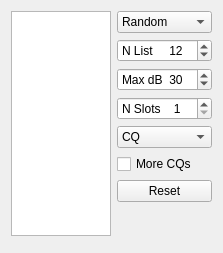
                  <widget class="QWidget" name="tab_3">
                   <attribute name="title">
                    <string>2</string>
                   </attribute>
                   <layout class="QGridLayout" name="gridLayout_11" columnstretch="1,0">
                    <item row="0" column="1" rowspan="2">
                     <layout class="QGridLayout" name="gridLayout_10">
                      <item row="7" column="0">
                       <spacer name="verticalSpacer">
                        <property name="orientation">
                         <enum>Qt::Vertical</enum>
                        </property>
                        <property name="sizeHint" stdset="0">
                         <size>
                          <width>20</width>
                          <height>40</height>
                         </size>
                        </property>
                       </spacer>
                      </item>
                      <item row="6" column="0">
                       <widget class="QPushButton" name="pbFoxReset">
                        <property name="text">
                         <string>Reset</string>
                        </property>
                       </widget>
                      </item>
                      <item row="0" column="0">
                       <widget class="QComboBox" name="comboBoxHoundSort">
                        <property name="sizePolicy">
                         <sizepolicy hsizetype="Expanding" vsizetype="Fixed">
                          <horstretch>0</horstretch>
                          <verstretch>0</verstretch>
                         </sizepolicy>
                        </property>
                        <property name="maximumSize">
                         <size>
                          <width>16777215</width>
                          <height>16777215</height>
                         </size>
                        </property>
                        <property name="currentText">
                         <string>Random</string>
                        </property>
                        <property name="maxVisibleItems">
                         <number>5</number>
                        </property>
                        <item>
                         <property name="text">
                          <string>Random</string>
                         </property>
                        </item>
                        <item>
                         <property name="text">
                          <string>Call</string>
                         </property>
                        </item>
                        <item>
                         <property name="text">
                          <string>Grid</string>
                         </property>
                        </item>
                        <item>
                         <property name="text">
                          <string>S/N (dB)</string>
                         </property>
                        </item>
                        <item>
                         <property name="text">
                          <string>Distance</string>
                         </property>
                        </item>
                       </widget>
                      </item>
                      <item row="5" column="0">
                       <widget class="QCheckBox" name="cbMoreCQs">
                        <property name="text">
                         <string>More CQs</string>
                        </property>
                       </widget>
                      </item>
                      <item row="4" column="0">
                       <widget class="QComboBox" name="comboBoxCQ">
                        <property name="currentText">
                         <string>CQ</string>
                        </property>
                        <item>
                         <property name="text">
                          <string>CQ</string>
                         </property>
                        </item>
                        <item>
                         <property name="text">
                          <string>CQ AF</string>
                         </property>
                        </item>
                        <item>
                         <property name="text">
                          <string>CQ AN</string>
                         </property>
                        </item>
                        <item>
                         <property name="text">
                          <string>CQ AS</string>
                         </property>
                        </item>
                        <item>
                         <property name="text">
                          <string>CQ EU</string>
                         </property>
                        </item>
                        <item>
                         <property name="text">
                          <string>CQ NA</string>
                         </property>
                        </item>
                        <item>
                         <property name="text">
                          <string>CQ OC</string>
                         </property>
                        </item>
                        <item>
                         <property name="text">
                          <string>CQ SA</string>
                         </property>
                        </item>
                        <item>
                         <property name="text">
                          <string>CQ 0</string>
                         </property>
                        </item>
                        <item>
                         <property name="text">
                          <string>CQ 1</string>
                         </property>
                        </item>
                        <item>
                         <property name="text">
                          <string>CQ 2</string>
                         </property>
                        </item>
                        <item>
                         <property name="text">
                          <string>CQ 3</string>
                         </property>
                        </item>
                        <item>
                         <property name="text">
                          <string>CQ 4</string>
                         </property>
                        </item>
                        <item>
                         <property name="text">
                          <string>CQ 5</string>
                         </property>
                        </item>
                        <item>
                         <property name="text">
                          <string>CQ 6</string>
                         </property>
                        </item>
                        <item>
                         <property name="text">
                          <string>CQ 7</string>
                         </property>
                        </item>
                        <item>
                         <property name="text">
                          <string>CQ 8</string>
                         </property>
                        </item>
                        <item>
                         <property name="text">
                          <string>CQ 9</string>
                         </property>
                        </item>
                       </widget>
                      </item>
                      <item row="3" column="0">
                       <widget class="QSpinBox" name="sbNslots">
                        <property name="sizePolicy">
                         <sizepolicy hsizetype="Expanding" vsizetype="Fixed">
                          <horstretch>0</horstretch>
                          <verstretch>0</verstretch>
                         </sizepolicy>
                        </property>
                        <property name="maximumSize">
                         <size>
                          <width>16777215</width>
                          <height>16777215</height>
                         </size>
                        </property>
                        <property name="suffix">
                         <string/>
                        </property>
                        <property name="prefix">
                         <string>N Slots    </string>
                        </property>
                        <property name="minimum">
                         <number>1</number>
                        </property>
                        <property name="maximum">
                         <number>5</number>
                        </property>
                        <property name="value">
                         <number>1</number>
                        </property>
                        <property name="displayIntegerBase">
                         <number>10</number>
                        </property>
                       </widget>
                      </item>
                      <item row="1" column="0">
                       <widget class="QSpinBox" name="sbNlist">
                        <property name="sizePolicy">
                         <sizepolicy hsizetype="Expanding" vsizetype="Fixed">
                          <horstretch>0</horstretch>
                          <verstretch>0</verstretch>
                         </sizepolicy>
                        </property>
                        <property name="maximumSize">
                         <size>
                          <width>16777215</width>
                          <height>16777215</height>
                         </size>
                        </property>
                        <property name="prefix">
                         <string>N List     </string>
                        </property>
                        <property name="minimum">
                         <number>5</number>
                        </property>
                        <property name="maximum">
                         <number>100</number>
                        </property>
                        <property name="value">
                         <number>12</number>
                        </property>
                       </widget>
                      </item>
                      <item row="2" column="0">
                       <widget class="QSpinBox" name="sbMax_dB">
                        <property name="sizePolicy">
                         <sizepolicy hsizetype="Expanding" vsizetype="Fixed">
                          <horstretch>0</horstretch>
                          <verstretch>0</verstretch>
                         </sizepolicy>
                        </property>
                        <property name="maximumSize">
                         <size>
                          <width>16777215</width>
                          <height>16777215</height>
                         </size>
                        </property>
                        <property name="prefix">
                         <string>Max dB  </string>
                        </property>
                        <property name="minimum">
                         <number>-15</number>
                        </property>
                        <property name="maximum">
                         <number>70</number>
                        </property>
                        <property name="value">
                         <number>30</number>
                        </property>
                       </widget>
                      </item>
                     </layout>
                    </item>
                    <item row="0" column="0">
                     <widget class="DisplayText" name="textBrowser4">
                      <property name="sizePolicy">
                       <sizepolicy hsizetype="MinimumExpanding" vsizetype="Expanding">
                        <horstretch>0</horstretch>
                        <verstretch>0</verstretch>
                       </sizepolicy>
                      </property>
                      <property name="maximumSize">
                       <size>
                        <width>16777215</width>
                        <height>16777215</height>
                       </size>
                      </property>
                      <property name="sizeAdjustPolicy">
                       <enum>QAbstractScrollArea::AdjustToContentsOnFirstShow</enum>
                      </property>
                     </widget>
                    </item>
                   </layout>
                  </widget>
